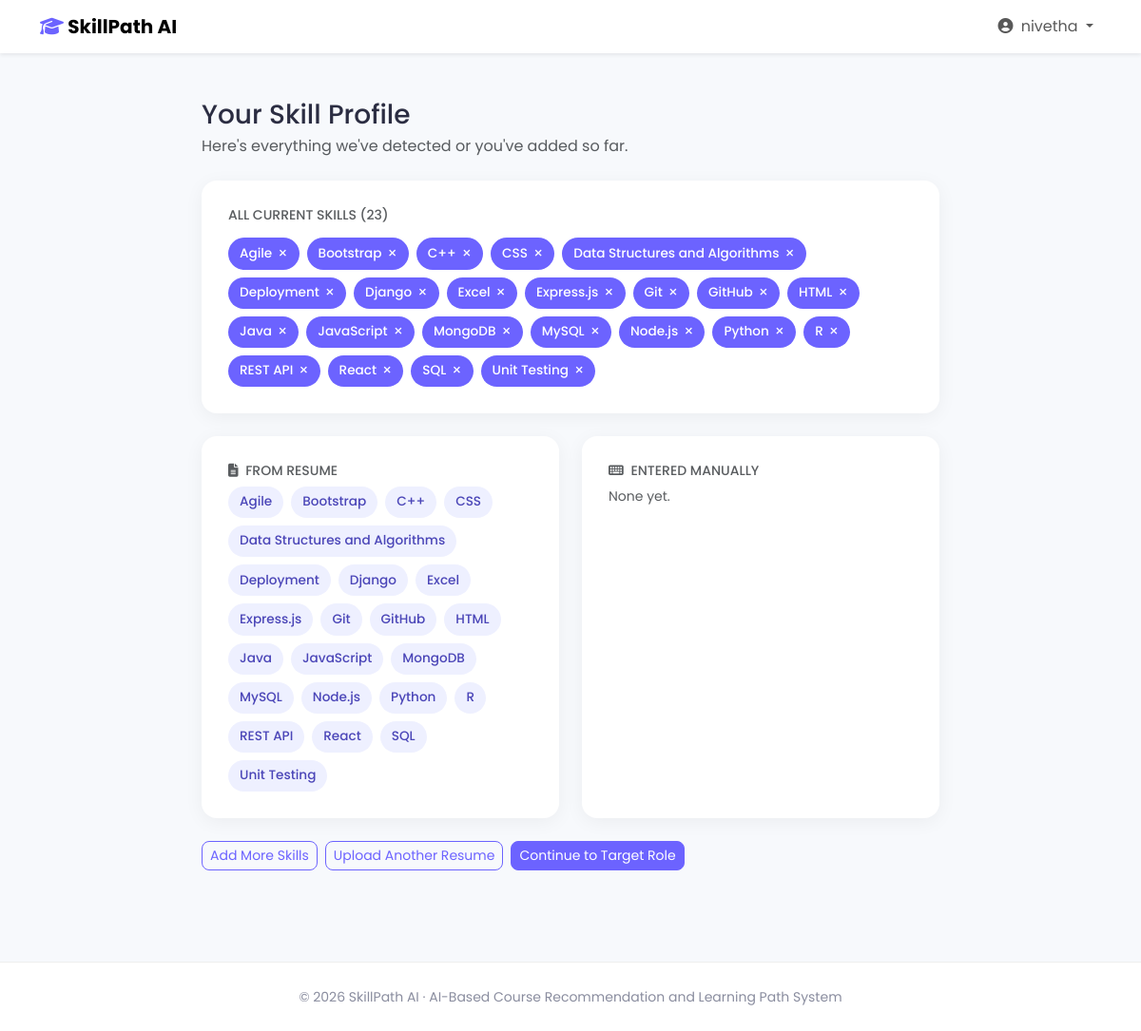
Page /skills/analysis/ (signed in) on the committed database.
### recommender/models.py (models this page shows, shortened)
class Skill(models.Model):
    name = models.CharField(max_length=100, unique=True)
    category = models.CharField(max_length=100, blank=True)
    class Meta:
        ordering = ['name']

### recommender/views.py (the view)
# urls.py: path('skills/analysis/', views.skill_analysis, name='skill_analysis'),
@login_required
def skill_analysis(request):
    current_skills = Skill.objects.filter(userskill__user=request.user).distinct()
    resume_skills = current_skills.filter(userskill__source='resume', userskill__user=request.user)
    manual_skills_qs = current_skills.filter(userskill__source='manual', userskill__user=request.user)
    return render(request, 'recommender/skill_analysis.html', {
        'current_skills': current_skills,
        'resume_skills': resume_skills,
        'manual_skills_qs': manual_skills_qs,
    })

### recommender/templates/recommender/skill_analysis.html (shortened to what this page needs)
{% extends 'base.html' %}
{% block content %}
<div class="container py-5" style="max-width: 800px;">
    <h3 class="mb-1">Your Skill Profile</h3>
    <p class="text-muted mb-4">Here's everything we've detected or you've added so far.</p>
    <div class="dash-panel mb-4">
        <h6 class="text-muted text-uppercase small mb-3">All Current Skills ({{ current_skills.count }})</h6>
        {% if current_skills %}
            <div class="d-flex flex-wrap gap-2">
                {% for skill in current_skills %}
                    <form method="post" action="{% url 'remove_skill' skill.id %}" class="d-inline">
                        <span class="skill-badge">
                            {{ skill.name }}
                            <button type="submit" class="skill-remove-btn" title="Remove">&times;</button>
                        </span>
                    </form>
                {% endfor %}
            </div>
        {% else %}
            <p class="text-muted mb-0">No skills added yet.</p>
        {% endif %}
    </div>
    <div class="row g-4">
        <div class="col-md-6">
            <div class="dash-panel h-100">
                <h6 class="text-muted text-uppercase small mb-2"><i class="fa-solid fa-file-lines me-1"></i> From Resume</h6>
                {% if resume_skills %}
                    <div class="d-flex flex-wrap gap-2">
                        {% for skill in resume_skills %}
                            <span class="skill-badge skill-badge-outline">{{ skill.name }}</span>
                        {% endfor %}
                    </div>
                {% else %}
                    <p class="text-muted small mb-0">None yet.</p>
                {% endif %}
            </div>
        </div>
        <div class="col-md-6">
            <div class="dash-panel h-100">
                <h6 class="text-muted text-uppercase small mb-2"><i class="fa-solid fa-keyboard me-1"></i> Entered Manually</h6>
                {% if manual_skills_qs %}
                    <div class="d-flex flex-wrap gap-2">
                        {% for skill in manual_skills_qs %}
                            <span class="skill-badge skill-badge-outline">{{ skill.name }}</span>
                        {% endfor %}
                    </div>
                {% else %}
                    <p class="text-muted small mb-0">None yet.</p>
                {% endif %}
            </div>
        </div>
    </div>
    <div class="mt-4 d-flex gap-2">
        <a href="{% url 'manual_skills' %}" class="btn btn-outline-primary btn-sm">Add More Skills</a>
        <a href="{% url 'upload_resume' %}" class="btn btn-outline-primary btn-sm">Upload Another Resume</a>
        <a href="{% url 'target_role' %}" class="btn btn-primary btn-sm">Continue to Target Role</a>
    </div>
</div>
{% endblock %}

### recommender/templates/base.html (shortened to what this page needs)
{% load static %}
<!DOCTYPE html>
<html lang="en">
<head>
    <link href="https://cdn.jsdelivr.net/npm/bootstrap@5.3.3/dist/css/bootstrap.min.css" rel="stylesheet">
    <link rel="stylesheet" href="https://cdnjs.cloudflare.com/ajax/libs/font-awesome/6.5.2/css/all.min.css">
    <link rel="stylesheet" href="{% static 'recommender/css/style.css' %}">
</head>
<body>
<nav class="navbar navbar-expand-lg navbar-light bg-white shadow-sm sticky-top">
    <div class="container">
        <a class="navbar-brand fw-bold" href="{% if user.is_authenticated %}{% url 'dashboard' %}{% else %}{% url 'home' %}{% endif %}">
            <i class="fa-solid fa-graduation-cap brand-icon"></i> SkillPath AI
        </a>
        <div class="collapse navbar-collapse justify-content-end" id="navMenu">
            <ul class="navbar-nav align-items-lg-center gap-lg-2">
                {% if user.is_authenticated %}
                    <li class="nav-item dropdown">
                        <a class="nav-link dropdown-toggle" href="#" role="button" data-bs-toggle="dropdown">
                            <i class="fa-solid fa-circle-user me-1"></i> {{ user.username }}
                        </a>
                    </li>
                {% else %}
                    <li class="nav-item"><a class="nav-link" href="{% url 'login' %}">Login</a></li>
                    <li class="nav-item">
                        <a class="btn btn-primary btn-sm px-3" href="{% url 'register' %}">Get Started</a>
                    </li>
                {% endif %}
            </ul>
        </div>
    </div>
</nav>
<main>
    {% block content %}{% endblock %}
</main>
<footer class="text-center py-4 mt-5 footer-bar">
    <small>&copy; 2026 SkillPath AI &middot; AI-Based Course Recommendation and Learning Path System</small>
</footer>
</body>
</html>

### recommender/static/recommender/css/style.css (style rules this page uses)
body { font-family: 'Poppins', sans-serif; background-color: #f7f9fc; color: #2b2d42; }
.brand-icon { color: #6c63ff; }
.btn-primary { background-color: #6c63ff; border-color: #6c63ff; border-radius: 8px; }
.btn-outline-primary { color: #6c63ff; border-color: #6c63ff; border-radius: 8px; }
.footer-bar { background: #fff; border-top: 1px solid #eee; color: #8a8d9f; }
.dash-panel { background: #fff; border-radius: 16px; padding: 1.75rem; box-shadow: 0 4px 20px rgba(0,0,0,0.05); height: 100%; }
.skill-badge { display: inline-flex; align-items: center; gap: 6px; background: #6c63ff; color: #fff; padding: 0.4rem 0.75rem; border-radius: 20px; font-size: 0.85rem; font-weight: 500; }
.skill-badge-outline { background: #eef0ff; color: #4b46b8; }
.skill-remove-btn { background: none; border: none; color: #fff; font-size: 1rem; line-height: 1; cursor: pointer; padding: 0; }
.dash-card, .dash-panel, .course-card { transition: box-shadow 0.2s ease; }

### rows in the picture
Skill: name "Agile"
Skill: name "Bootstrap"
Skill: name "C++"
Skill: name "CSS"
Skill: name "Data Structures and Algorithms"
Skill: name "Deployment"
Skill: name "Django"
Skill: name "Excel"
Skill: name "Express.js"
Skill: name "Git"
Skill: name "GitHub"
Skill: name "HTML"
Skill: name "Java"
Skill: name "JavaScript"
Skill: name "MongoDB"
Skill: name "MySQL"
Skill: name "Node.js"
Skill: name "Python"
Skill: name "R"
Skill: name "REST API"
Skill: name "React"
Skill: name "SQL"
Skill: name "Unit Testing"

### other values in the picture
{{ user.username }} "nivetha"
{{ current_skills.count }} "23"
